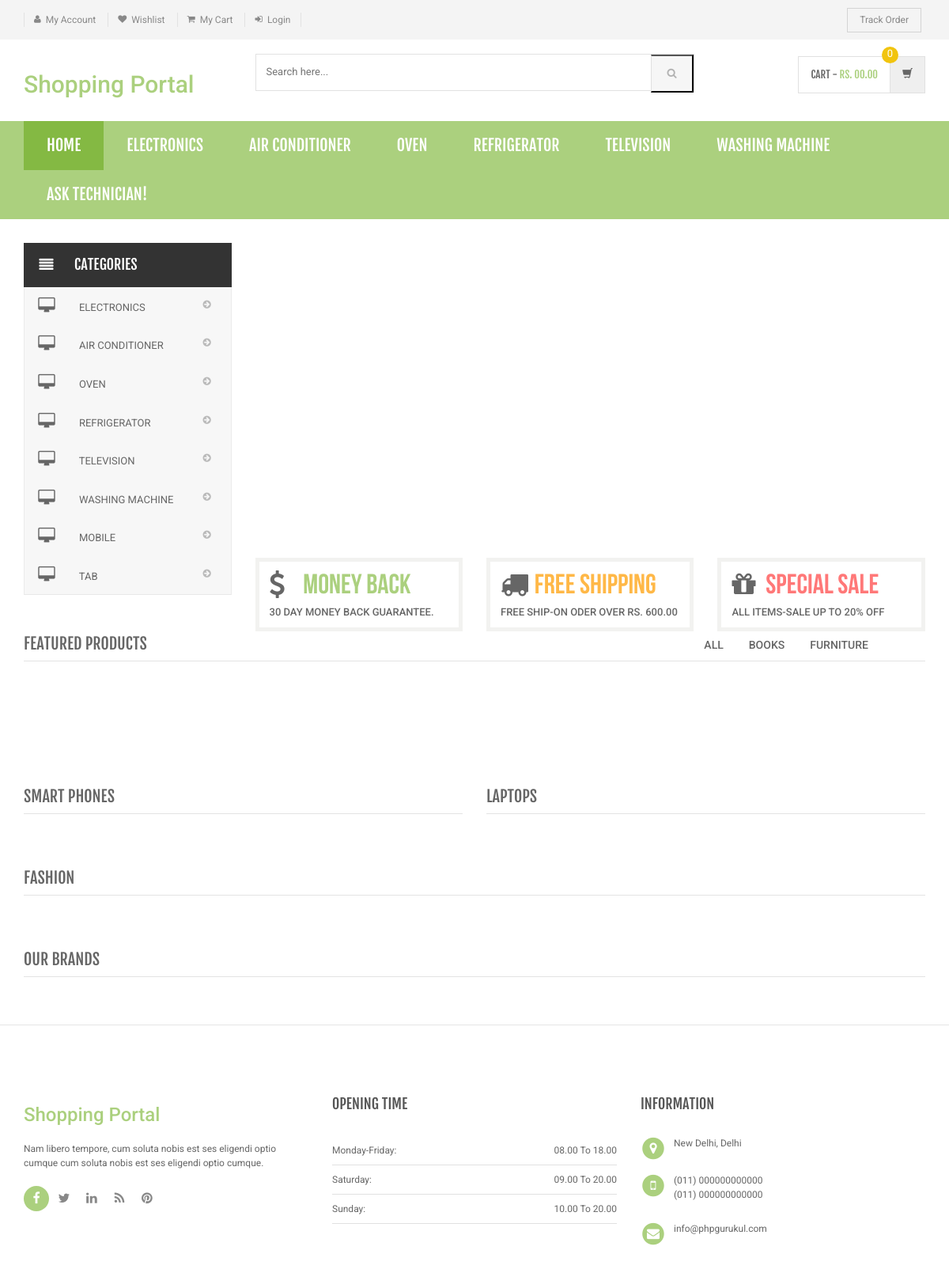
The app's page /shopping-20221216T121824Z-001/shopping/index.php with its own data.
### tables this page shows
CREATE TABLE `category` (
  `id` int(11) NOT NULL,
  `categoryName` varchar(255) DEFAULT NULL,
  `categoryDescription` longtext DEFAULT NULL,
  `creationDate` timestamp NOT NULL DEFAULT current_timestamp(),
  `updationDate` varchar(255) DEFAULT NULL
);

### shopping-20221216T121824Z-001/shopping/index.php (the view, shortened to what this page needs)
<?php
include('includes/config.php');
?>
<!DOCTYPE html>
<html lang="en">
	<head>
	    <link rel="stylesheet" href="assets/css/bootstrap.min.css">
	    <link rel="stylesheet" href="assets/css/main.css">
	    <link rel="stylesheet" href="assets/css/green.css">
	    <link rel="stylesheet" href="assets/css/owl.carousel.css">
		<link rel="stylesheet" href="assets/css/owl.transitions.css">
		<link href="assets/css/lightbox.css" rel="stylesheet">
		<link rel="stylesheet" href="assets/css/animate.min.css">
		<link rel="stylesheet" href="assets/css/rateit.css">
		<link rel="stylesheet" href="assets/css/bootstrap-select.min.css">
		<link rel="stylesheet" href="assets/css/config.css">
		<link href="assets/css/green.css" rel="alternate stylesheet" title="Green color">
		<link href="assets/css/blue.css" rel="alternate stylesheet" title="Blue color">
		<link href="assets/css/red.css" rel="alternate stylesheet" title="Red color">
		<link href="assets/css/orange.css" rel="alternate stylesheet" title="Orange color">
		<link href="assets/css/dark-green.css" rel="alternate stylesheet" title="Darkgreen color">
		<link rel="stylesheet" href="assets/css/font-awesome.min.css">
	</head>
    <body class="cnt-home">
<header class="header-style-1">
<?php include('includes/top-header.php');?>
<?php include('includes/main-header.php');?>
<?php include('includes/menu-bar.php');?>
</header>
<div class="body-content outer-top-xs" id="top-banner-and-menu">
	<div class="container">
		<div class="furniture-container homepage-container">
		<div class="row">
			<div class="col-xs-12 col-sm-12 col-md-3 sidebar">
	<?php include('includes/side-menu.php');?>
			</div>
			<div class="col-xs-12 col-sm-12 col-md-9 homebanner-holder">
<div id="hero" class="homepage-slider3">
</div>
<div class="info-boxes wow fadeInUp">
	<div class="info-boxes-inner">
		<div class="row">
			<div class="col-md-6 col-sm-4 col-lg-4">
				<div class="info-box">
					<div class="row">
						<div class="col-xs-2">
						     <i class="icon fa fa-dollar"></i>
						</div>
						<div class="col-xs-10">
							<h4 class="info-box-heading green">money back</h4>
						</div>
					</div>
					<h6 class="text">30 Day Money Back Guarantee.</h6>
				</div>
			</div>
			<div class="hidden-md col-sm-4 col-lg-4">
				<div class="info-box">
					<div class="row">
						<div class="col-xs-2">
							<i class="icon fa fa-truck"></i>
						</div>
						<div class="col-xs-10">
							<h4 class="info-box-heading orange">free shipping</h4>
						</div>
					</div>
					<h6 class="text">free ship-on oder over Rs. 600.00</h6>
				</div>
			</div>
			<div class="col-md-6 col-sm-4 col-lg-4">
				<div class="info-box">
					<div class="row">
						<div class="col-xs-2">
							<i class="icon fa fa-gift"></i>
						</div>
						<div class="col-xs-10">
							<h4 class="info-box-heading red">Special Sale</h4>
						</div>
					</div>
					<h6 class="text">All items-sale up to 20% off </h6>
				</div>
			</div>
		</div>
	</div>
</div>
			</div>
		</div>
		<div id="product-tabs-slider" class="scroll-tabs inner-bottom-vs  wow fadeInUp">
			<div class="more-info-tab clearfix">
			   <h3 class="new-product-title pull-left">Featured Products</h3>
				<ul class="nav nav-tabs nav-tab-line pull-right" id="new-products-1">
					<li class="active"><a href="#all" data-toggle="tab">All</a></li>
					<li><a href="#books" data-toggle="tab">Books</a></li>
					<li><a href="#furniture" data-toggle="tab">Furniture</a></li>
				</ul>
			</div>
		</div>
			<div class="sections prod-slider-small outer-top-small">
				<div class="row">
					<div class="col-md-6">
	                   <section class="section">
	                   	<h3 class="section-title">Smart Phones</h3>
	                   </section>
					</div>
					<div class="col-md-6">
						<section class="section">
							<h3 class="section-title">Laptops</h3>
	                   </section>
					</div>
				</div>
			</div>
	<section class="section featured-product inner-xs wow fadeInUp">
		<h3 class="section-title">Fashion</h3>
		</section>
<?php include('includes/brands-slider.php');?>
</div>
</div>
<?php include('includes/footer.php');?>
</body>
</html>

### shopping-20221216T121824Z-001/shopping/includes/menu-bar.php (shortened to what this page needs)
<div class="header-nav animate-dropdown">
    <div class="container">
        <div class="yamm navbar navbar-default" role="navigation">
            <div class="nav-bg-class">
                <div class="navbar-collapse collapse" id="mc-horizontal-menu-collapse">
	<div class="nav-outer">
		<ul class="nav navbar-nav">
			<li class="active dropdown yamm-fw">
				<a href="index.php" data-hover="dropdown" class="dropdown-toggle">Home</a>
			</li>
              <?php $sql=mysqli_query($con,"select id,categoryName  from category limit 6");
while($row=mysqli_fetch_array($sql))
{
    ?>
			<li class="dropdown yamm">
				<a href="category.php?cid=<?php echo $row['id'];?>"> <?php echo $row['categoryName'];?></a>
			</li>
			<?php } ?>
			<li class="dropdown yamm-fw">
				<a href="reports.php" data-hover="dropdown" class="dropdown-toggle">Ask Technician!</a>
			</li>
		</ul>
		<div class="clearfix"></div>
	</div>
</div>
            </div>
        </div>
    </div>
</div>

### shopping-20221216T121824Z-001/shopping/includes/side-menu.php
<div class="side-menu animate-dropdown outer-bottom-xs">
    <div class="head"><i class="icon fa fa-align-justify fa-fw"></i> Categories</div>
    <nav class="yamm megamenu-horizontal" role="navigation">
        <ul class="nav">
            <li class="dropdown menu-item">
              <?php $sql=mysqli_query($con,"select id,categoryName  from category");
while($row=mysqli_fetch_array($sql))
{
    ?>
                <a href="category.php?cid=<?php echo $row['id'];?>" class="dropdown-toggle"><i class="icon fa fa-desktop fa-fw"></i>
                <?php echo $row['categoryName'];?></a>
                <?php }?>
</li>
</ul>
    </nav>
</div>

### shopping-20221216T121824Z-001/shopping/assets/css/green.css (style rules this page uses)
a { color: #abd07e; }
.header-style-1 .header-nav { background: #abd07e; }
.cnt-home .header-style-1 .header-nav .navbar .navbar-nav > li.active { background: #84b943; }
.info-box .info-box-heading.green { color: #abd07e; }

### shopping-20221216T121824Z-001/shopping/assets/css/lightbox.css (style rules this page uses)
body:after { content: url(../images/close.png) url(../images/loading.gif) url(../images/prev.png) url(../images/next.png); display: none; }

### shopping-20221216T121824Z-001/shopping/assets/css/blue.css (style rules this page uses)
a { color: #3498db; }
.header-style-1 .header-nav { background: #3498db; }
.cnt-home .header-style-1 .header-nav .navbar .navbar-nav > li.active { background: #1d6ca1; }
.info-box .info-box-heading.green { color: #3498db; }

### shopping-20221216T121824Z-001/shopping/assets/css/red.css (style rules this page uses)
a { color: #ff6c6c; }
.header-style-1 .header-nav { background: #ff6c6c; }
.cnt-home .header-style-1 .header-nav .navbar .navbar-nav > li.active { background: #ff1a1a; }
.info-box .info-box-heading.green { color: #ff6c6c; }

### shopping-20221216T121824Z-001/shopping/assets/css/orange.css (style rules this page uses)
a { color: #f39c12; }
.header-style-1 .header-nav { background: #f39c12; }
.cnt-home .header-style-1 .header-nav .navbar .navbar-nav > li.active { background: #ab6c09; }
.info-box .info-box-heading.green { color: #f39c12; }

### shopping-20221216T121824Z-001/shopping/assets/css/dark-green.css (style rules this page uses)
a { color: #12cca7; }
.header-style-1 .header-nav { background: #12cca7; }
.cnt-home .header-style-1 .header-nav .navbar .navbar-nav > li.active { background: #0b816a; }
.info-box .info-box-heading.green { color: #12cca7; }

### records on screen
category: categoryName "ELECTRONICS"
category: categoryName "AIR CONDITIONER"
category: categoryName "OVEN"
category: categoryName "REFRIGERATOR"
category: categoryName "TELEVISION"
category: categoryName "WASHING MACHINE"
category: categoryName "MOBILE"
category: categoryName "TAB"
